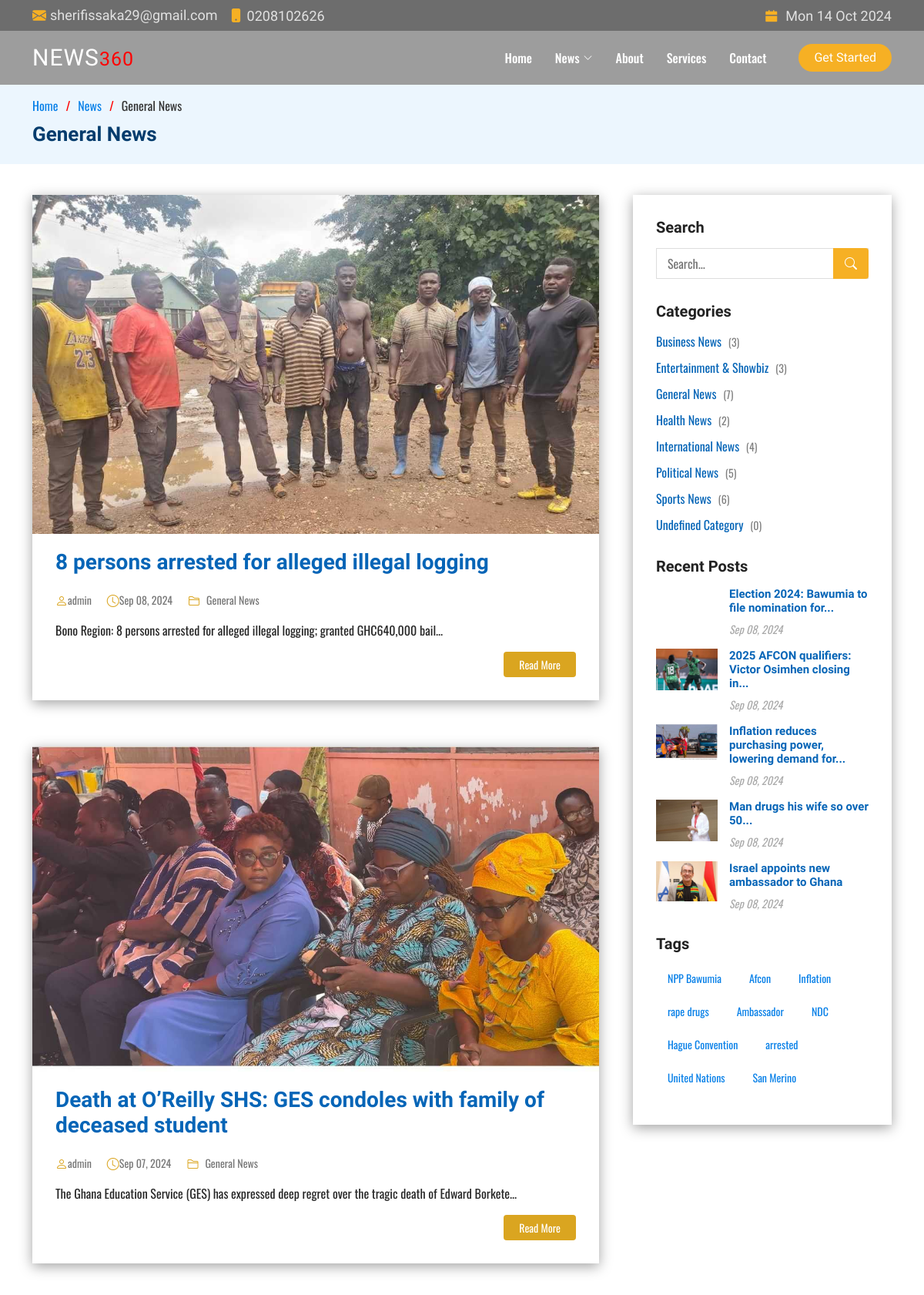
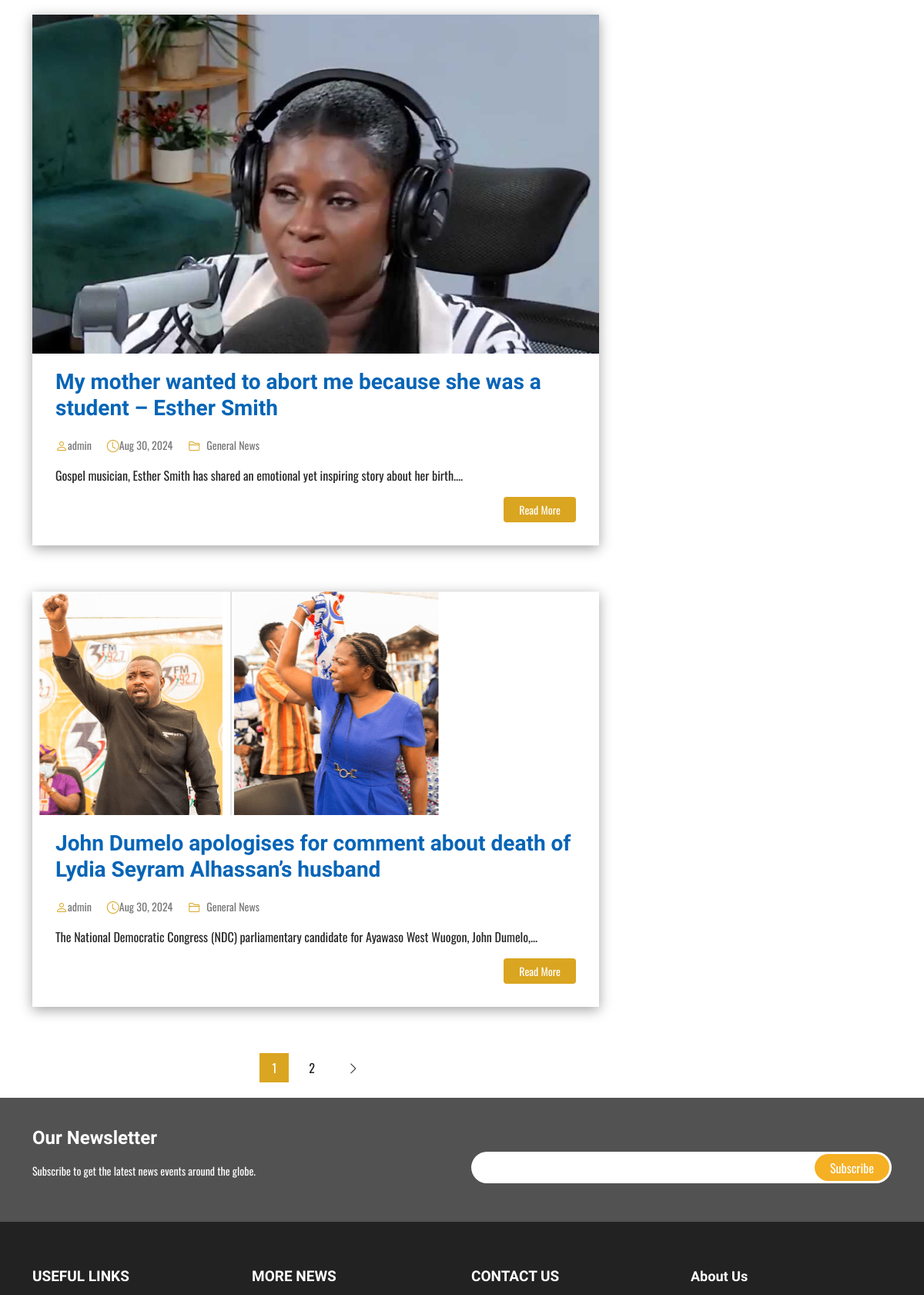
/category-page.php?category_id=2 (upper part), run on the app's committed database (2 pictures, top to bottom).
### tables this page shows
CREATE TABLE `categories` (
  `id` int(11) NOT NULL,
  `name` varchar(255) NOT NULL,
  `description` text DEFAULT NULL,
  `created_at` timestamp NOT NULL DEFAULT current_timestamp(),
  `updated_at` timestamp NOT NULL DEFAULT current_timestamp() ON UPDATE current_timestamp()
);

CREATE TABLE `posts` (
  `id` int(11) NOT NULL,
  `title` varchar(255) NOT NULL,
  `content` text NOT NULL,
  `author_id` int(11) UNSIGNED DEFAULT NULL,
  `category_id` int(11) DEFAULT NULL,
  `created_at` datetime DEFAULT current_timestamp(),
  `updated_at` datetime DEFAULT current_timestamp() ON UPDATE current_timestamp(),
  `thumbnail` varchar(255) DEFAULT NULL,
  `tags` text DEFAULT NULL,
  `is_featured` tinyint(1) NOT NULL,
  `description` varchar(100) NOT NULL
);

CREATE TABLE `users` (
  `id` int(11) UNSIGNED NOT NULL,
  `firstname` varchar(50) NOT NULL,
  `lastname` varchar(50) NOT NULL,
  `username` varchar(50) NOT NULL,
  `email` varchar(100) NOT NULL,
  `password` varchar(255) NOT NULL,
  `avatar` varchar(255) NOT NULL,
  `is_admin` tinyint(1) NOT NULL
);

### category-page.php (the view, shortened to what this page needs)
<?php
require 'config/database.php';
if (isset($_GET['category_id'])) {
  $category_id = $_GET['category_id'];
$category_query = "SELECT name FROM categories WHERE id = ?";
$stmt = $conn->prepare($category_query);
$stmt->bind_param("i", $category_id);
$stmt->execute();
$category_result = $stmt->get_result();
$category = $category_result->fetch_assoc();
$category_name = htmlspecialchars($category['name']);
$posts_per_page = 4;
$current_page = isset($_GET['page']) ? (int)$_GET['page'] : 1;
$offset = ($current_page - 1) * $posts_per_page;
$total_posts_query = "SELECT COUNT(*) as total FROM posts WHERE category_id = ?";
$stmt_total = $conn->prepare($total_posts_query);
$stmt_total->bind_param("i", $category_id);
$stmt_total->execute();
$total_posts_result = $stmt_total->get_result();
$total_posts = $total_posts_result->fetch_assoc()['total'];
$total_pages = ceil($total_posts / $posts_per_page);
$posts_query = "
    SELECT posts.*, users.username AS author_name, categories.name AS category_name
    FROM posts
    JOIN users ON posts.author_id = users.id
    JOIN categories ON posts.category_id = categories.id
    WHERE posts.category_id = ?
    ORDER BY posts.created_at DESC
    LIMIT ? OFFSET ?
";
$stmt_posts = $conn->prepare($posts_query);
$stmt_posts->bind_param("iii", $category_id, $posts_per_page, $offset);
$stmt_posts->execute();
$posts_result = $stmt_posts->get_result();
} else {
    echo '<p>Invalid category.</p>';
}
?>
<!DOCTYPE html>
<html lang="en">
<head>
    <link href="assets/vendors/bootstrap/css/bootstrap.min.css" rel="stylesheet" />
    <link href="assets/vendors/bootstrap-icons/bootstrap-icons.css" rel="stylesheet" />
    <link href="assets/vendors/swiper/swiper-bundle.min.css" rel="stylesheet" />
    <link href="assets/vendors/glightbox/css/glightbox.min.css" rel="stylesheet" />
    <link href="assets/vendors/aos/aos.css" rel="stylesheet" />
    <link href="assets/vendors/remixicon/remixicon.css" rel="stylesheet" />
    <link rel="stylesheet" href="assets/css/main.css" />
</head>
<body>
    <?php include 'partials/header.php'; ?>
    <main id="main">
        <section id="breadcrumbs" class="breadcrumbs">
            <div class="container">
                <ol>
                    <li><a href="index.php">Home</a></li>
                    <li><a href="news-page.php">News</a></li>
                    <li><?php echo $category_name; ?></li>
                </ol>
                <h2><?php echo $category_name; ?></h2>
            </div>
        </section>
        <section id="blog" class="blog">
            <div class="container" data-aos="fade-up">
                <div class="row">
                    <div class="col-lg-8 entries">
                        <?php
                        if ($posts_result->num_rows > 0) {
                            while ($post = $posts_result->fetch_assoc()) {
                                echo '
                                <article class="entry">
                                    <div class="entry-img">
                                        <img src="admin/assets/images/uploads/' . htmlspecialchars($post['thumbnail']) . '" alt="' . htmlspecialchars($post['title']) . '" class="img-fluid" />
                                    </div>
                                    <h2 class="entry-title">
                                        <a href="single-post.php?id=' . htmlspecialchars($post['id']) . '">' . htmlspecialchars($post['title']) . '</a>
                                    </h2>
                                    <div class="entry-meta">
                                        <ul>
                                            <li class="d-flex align-items-center">
                                                <i class="bi bi-person"></i>
                                                <a href="author.php?id=' . htmlspecialchars($post['author_id']) . '">' . htmlspecialchars($post['author_name']) . '</a>
                                            </li>
                                            <li class="d-flex align-items-center">
                                                <i class="bi bi-clock"></i>
                                                <a href="single-post.php?id=' . htmlspecialchars($post['id']) . '">
                                                    <time datetime="' . htmlspecialchars($post['created_at']) . '">' . date('M d, Y', strtotime($post['created_at'])) . '</time>
                                                </a>
                                            </li>
                                            <li class="d-flex align-items-center">
                                                <i class="bi bi-folder2"></i>
                                                <a href="#?category_id=' . htmlspecialchars($post['category_id']) . '"><span class="ps-2">' . htmlspecialchars($post['category_name']) . '</span></a>
                                            </li>
                                        </ul>
                                    </div>
                                    <div class="entry-content">
                                        <p>' . htmlspecialchars(substr($post['description'], 0, 150)) . '...</p>
                                        <div class="read-more">
                                            <a href="single-post.php?id=' . htmlspecialchars($post['id']) . '">Read More</a>
                                        </div>
                                    </div>
                                </article>';
                            }
                        } else {
                            echo '<p>No posts found in this category.</p>';
                        }
                        ?>
                        <?php if ($total_pages > 1): ?>
                            <div class="blog-pagination">
                                <ul class="justify-content-center">
                                    <?php
                                    $range = 2;
                                    $start = max(1, $current_page - $range);
                                    $end = min($total_pages, $current_page + $range);
                                    for ($i = $start; $i <= $end; $i++) {
                                        if ($i == $current_page) {
                                            echo '<li><a href="#" class="active">' . $i . '</a></li>';
                                        } else {
                                            echo '<li><a href="?category_id=' . $category_id . '&page=' . $i . '">' . $i . '</a></li>';
                                        }
                                    }
                                    ?>
                                    <?php if ($current_page < $total_pages): ?>
                                        <li>
                                            <a href="?category_id=<?php echo $category_id; ?>&page=<?php echo $current_page + 1; ?>">
                                                <i class="bi bi-chevron-right"></i>
                                            </a>
                                        </li>
                                    <?php endif; ?>
                                </ul>
                            </div>
                        <?php endif; ?>
                    </div>
                    <?php include 'partials/sidebar.php'; ?>
                </div>
            </div>
        </section>
    </main>
    <?php include 'partials/footer.php'; ?>
</body>
</html>

### partials/sidebar.php
<div class="col-lg-4">
    <div class="sidebar">
        <h3 class="sidebar-title">Search</h3>
        <div class="sidebar-item search-form">
            <form action="search-page.php" method="GET">
                <input type="text" name="search" placeholder="Search..." />
                <button type="submit"><i class="bi bi-search"></i></button>
            </form>
        </div>
        <h3 class="sidebar-title">Categories</h3>
        <div class="sidebar-item categories">
    <ul>
        <?php
        $categories_query = "SELECT id, name, (SELECT COUNT(*) FROM posts WHERE posts.category_id = categories.id) AS post_count FROM categories";
        $categories_result = $conn->query($categories_query);
        if ($categories_result->num_rows > 0) {
            while ($category = $categories_result->fetch_assoc()) {
                echo '<li><a href="category-page.php?category_id=' . $category['id'] . '">' . $category['name'] . ' <span>(' . $category['post_count'] . ')</span></a></li>';
            }
        } else {
            echo '<li>No categories available</li>';
        }
        ?>
    </ul>
</div>
        <h3 class="sidebar-title">Recent Posts</h3>
        <div class="sidebar-item recent-posts">
            <?php
            $recent_posts_query = "SELECT id, title, thumbnail, created_at FROM posts ORDER BY created_at DESC LIMIT 5";
            $recent_posts_result = $conn->query($recent_posts_query);
            if ($recent_posts_result->num_rows > 0) {
                while ($post = $recent_posts_result->fetch_assoc()) {
                    $title_words = explode(' ', $post['title']);
                    $short_title = implode(' ', array_slice($title_words, 0, 7)) . (count($title_words) > 7 ? '...' : '');
                    echo '
                    <div class="post-item clearfix">
                        <img src="admin/assets/images/uploads/' . $post['thumbnail'] . '" alt="" />
                        <h4><a href="single-post.php?id=' . $post['id'] . '">' . $short_title . '</a></h4>
                        <time datetime="' . date('Y-m-d', strtotime($post['created_at'])) . '">' . date('M d, Y', strtotime($post['created_at'])) . '</time>
                    </div>';
                }
            } else {
                echo '<p>No recent posts available</p>';
            }
            ?>
        </div>
        <h3 class="sidebar-title">Tags</h3>
        <div class="sidebar-item tags">
            <ul>
                <?php
                $tags_query = "SELECT tags FROM posts WHERE tags IS NOT NULL ORDER BY created_at DESC LIMIT 10";
                $tags_result = $conn->query($tags_query);
                $all_tags = [];
                if ($tags_result->num_rows > 0) {
                    while ($row = $tags_result->fetch_assoc()) {
                        $tags = explode(',', $row['tags']);
                        $all_tags = array_merge($all_tags, $tags);
                    }
                    $unique_tags = array_unique($all_tags);
                    $unique_tags = array_slice($unique_tags, 0, 10);
                    foreach ($unique_tags as $tag) {
                        echo '<li><a href="#">' . trim($tag) . '</a></li>';
                    }
                } else {
                    echo '<li>No tags available</li>';
                }
                ?>
            </ul>
        </div>
    </div>
</div>

### assets/css/main.css (style rules this page uses)
body { font-family: "Oswald", sans-serif; color: #333333; }
a { text-decoration: none; color: #0880e8; transition: 0.5s ease; }
h1, h2, h3, h4, h5, h6 { font-family: "Teko", sans-serif; }
#main { margin-top: 100px; }
section { padding: 40px 0; overflow: hidden; }
.blog-pagination { padding-top: 0; color: #000000; }
.blog-pagination ul { display: flex; padding: 0; margin: 0; list-style: none; }
.blog-pagination li { margin: 0 5px; transition: 0.3s; }
.blog-pagination li a { color: #222222; padding: 7px 16px; display: flex; align-items: center; justify-content: center; }
.blog-pagination li a.active, .blog-pagination li a:hover { background: goldenrod; color: #fff; }
.blog .sidebar { padding: 30px; margin: 0 0 60px 20px; box-shadow: 0 4px 16px rgba(0, 0, 0, 0.37); }
.blog .sidebar .sidebar-title { font-size: 20px; font-weight: 700; padding: 0 0 0 0; margin: 0 0 15px 0; color: #222222; position: relative; }
.blog .sidebar .sidebar-item { margin-bottom: 30px; }
.blog .sidebar .search-form form { background: #fff; border: 1px solid #ddd; padding: 3px 10px; position: relative; }
.blog .sidebar .search-form form input[type="text"] { border: 0; padding: 4px; border-radius: 4px; width: calc(100% - 40px); }
.blog .sidebar .search-form form button { position: absolute; top: 0; right: 0; bottom: 0; border: 0; background: none; font-size: 16px; padding: 0 15px; margin: -1px; background: #f6b024; color: #fff; transition: 0.3s; border-radius: 0 4px 4px 0; line-height: 0; }
.blog .sidebar .search-form form button i { line-height: 0; }
.blog .sidebar .categories ul { list-style: none; padding: 0; }
.blog .sidebar .categories ul li + li { padding-top: 10px; }
.blog .sidebar .categories ul a { color: #0665b7; transition: 0.3s; }
.blog .sidebar .categories ul a span { padding-left: 5px; color: #808080; font-size: 14px; }
.blog .sidebar .recent-posts .post-item + .post-item { margin-top: 15px; }
.blog .sidebar .recent-posts img { width: 80px; float: left; }
.blog .sidebar .recent-posts h4 { font-size: 15px; margin-left: 95px; font-weight: bold; }
.blog .sidebar .recent-posts h4 a { color: #0665b7; transition: 0.3s; }
.blog .sidebar .recent-posts time { display: block; margin-left: 95px; font-style: italic; font-size: 14px; color: #aaaaaa; }
.blog .sidebar .tags { margin-bottom: -10px; }
.blog .sidebar .tags ul { list-style: none; padding: 0; }
.blog .sidebar .tags ul li { display: inline-block; }
.blog .sidebar .tags ul a { color: #0880e8; font-size: 14px; padding: 6px 14px; margin: 0 6px 8px 0; border: 1px solid white; display: inline-block; transition: 0.3s; }
.breadcrumbs { padding: 15px 0; background: #ecf6fe; margin-top: 110px; }
.breadcrumbs h2 { font-size: 26px; font-weight: 600; color: #043c6d; }
.breadcrumbs ol { display: flex; flex-wrap: wrap; list-style: none; padding: 0 0 10px 0; margin: 0; font-size: 16px; }
.breadcrumbs ol li + li { padding-left: 10px; }
.breadcrumbs ol li + li::before { display: inline-block; padding-right: 10px; color: red; content: "/"; }
.blog { padding: 40px 0 20px 0; }
.blog .entry { padding: 30px; margin-bottom: 60px; box-shadow: 0 4px 16px rgba(0, 0, 0, 0.363); }
.blog .entry .entry-img { max-height: 440px; margin: -30px -30px 20px -30px; overflow: hidden; }
.blog .entry .entry-title { font-size: 28px; font-weight: bold; padding: 0; margin: 0 0 20px 0; }
.blog .entry .entry-title a { color: #0665b7; transition: 0.3s; }
.blog .entry .entry-meta { margin-bottom: 15px; color: goldenrod; }
.blog .entry .entry-meta ul { display: flex; flex-wrap: wrap; list-style: none; align-items: center; padding: 0; margin: 0; }
.blog .entry .entry-meta ul li + li { padding-left: 20px; }
.blog .entry .entry-meta a { color: #777777; font-size: 14px; display: inline-block; line-height: 1; }
.blog .entry .entry-content p { line-height: 24px; color: #272727; }
.blog .entry .entry-content .read-more { -moz-text-align-last: right; text-align-last: right; }
.blog .entry .entry-content .read-more a { display: inline-block; background: goldenrod; color: #fff; padding: 6px 20px; transition: 0.3s; font-size: 14px; border-radius: 4px; }

### data on the page
categories: name "General News", post_count "7"
posts: thumbnail (picture), title "8 persons arrested for alleged illegal logging", author.username "admin", created_at "Sep 08, 2024", category.name "General News", description "Bono Region: 8 persons arrested for alleged illegal logging; granted GHC640,000 bail"
posts: thumbnail (picture), title "Death at O’Reilly SHS: GES condoles with family of deceased student", author.username "admin", created_at "Sep 07, 2024", category.name "General News", description "The Ghana Education Service (GES) has expressed deep regret over the tragic death of Edward Borkete"
posts: thumbnail (picture), title "My mother wanted to abort me because she was a student – Esther Smith", author.username "admin", created_at "Aug 30, 2024", category.name "General News", description "Gospel musician, Esther Smith has shared an emotional yet inspiring story about her birth."
posts: thumbnail (picture), title "John Dumelo apologises for comment about death of Lydia Seyram Alhassan’s husband", author.username "admin", created_at "Aug 30, 2024", category.name "General News", description "The National Democratic Congress (NDC) parliamentary candidate for Ayawaso West Wuogon, John Dumelo,"
categories: name "Business News", post_count "3"
categories: name "Entertainment & Showbiz", post_count "3"
categories: name "Health News", post_count "2"
categories: name "International News", post_count "4"
categories: name "Political News", post_count "5"
categories: name "Sports News", post_count "6"
categories: name "Undefined Category", post_count "0"
posts: title "Election 2024: Bawumia to file nomination for...", created_at "Sep 08, 2024"
posts: thumbnail (picture), title "2025 AFCON qualifiers: Victor Osimhen closing in...", created_at "Sep 08, 2024"
posts: thumbnail (picture), title "Inflation reduces purchasing power, lowering demand for...", created_at "Sep 08, 2024"
posts: thumbnail (picture), title "Man drugs his wife so over 50...", created_at "Sep 08, 2024"
posts: thumbnail (picture), title "Israel appoints new ambassador to Ghana", created_at "Sep 08, 2024"

### other printed values
$tag "NPP Bawumia"
$tag "Afcon"
$tag "Inflation"
$tag "rape drugs"
$tag "Ambassador"
$tag "NDC"
$tag "Hague Convention"
$tag "arrested"
$tag "United Nations"
$tag "San Merino"
